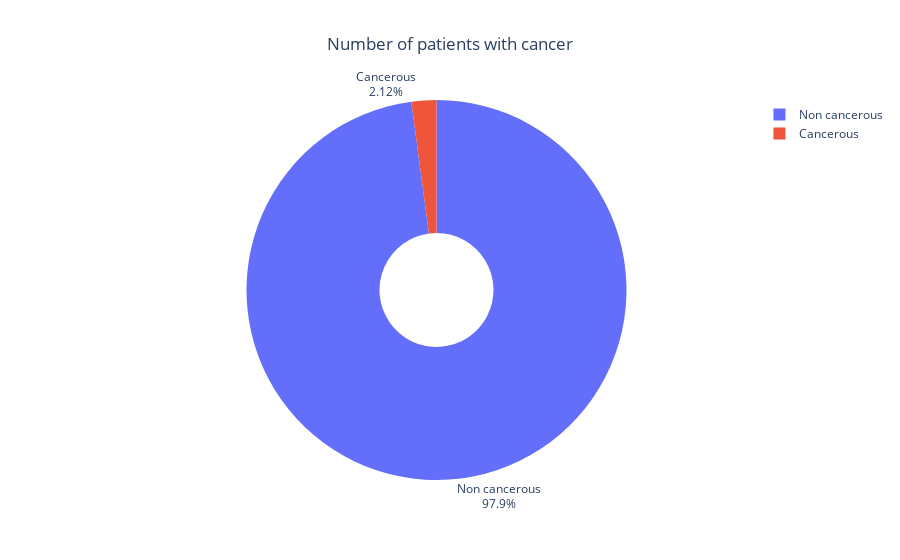

Here is the notebook cell this chart was saved with:
### Code cell
fig = go.Figure(data=[go.Pie(labels=['Non cancerous', 'Cancerous'], values=train_df['cancer'].value_counts(), hole=.3)])
fig.update_traces(textposition='outside', textinfo='percent+label')
fig.update_layout(title_text='Number of patients with cancer', title_x=0.5)
fig.show()

### Figure 1 — Plotly figure (JSON) as saved in the notebook; plotly's stock layout.template omitted (floating-point values rounded to 4 significant figures)
{"data": [{"hole": 0.3, "labels": ["Non cancerous", "Cancerous"], "textinfo": "percent+label", "textposition": "outside", "type": "pie", "values": [53548, 1158]}], "layout": {"title": {"text": "Number of patients with cancer", "x": 0.5}}}
